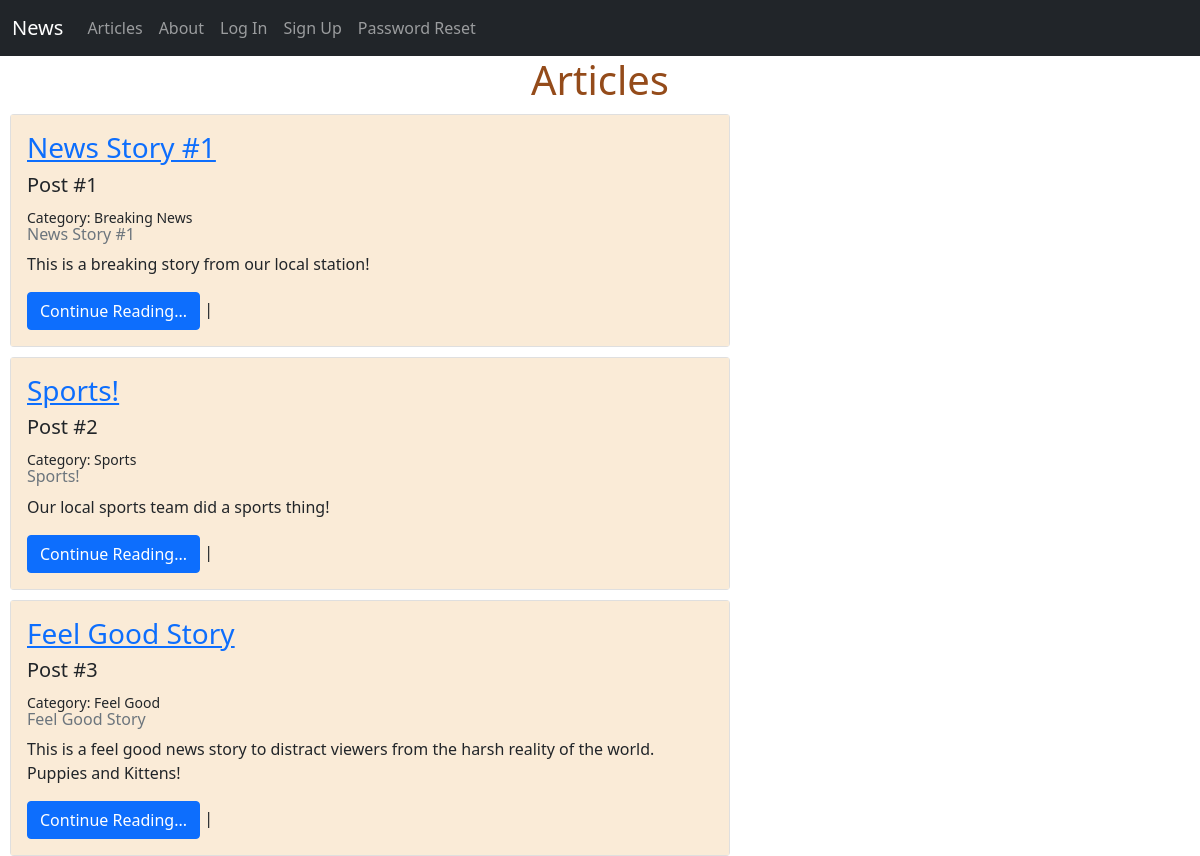
The app's page /articles/ with its own data.
### articles/models.py (models this page shows, shortened)
class Article(models.Model):
    title = models.CharField(max_length=128)
    author = models.ForeignKey(
        get_user_model(),
        on_delete=models.CASCADE
    )
    text = models.TextField()
    created_on = models.DateTimeField(auto_now_add=True)
    theme = models.ForeignKey(
        Theme,
        on_delete=models.CASCADE
    )

class Theme(models.Model):
    description = models.CharField(max_length=512)
    def __str__(self):
        return self.description

### articles/views.py (the view)
# urls.py: path('', ArticleListView.as_view(), name='article_list'),
class ArticleListView(ListView):
    template_name = "articles/list.html"
    model = Article

### templates/articles/list.html (shortened to what this page needs)
{% extends 'base.html' %}
{% block content %}
  <div class="article-container">
    <h1 class="article-header">Articles</h1>
    {% for article in article_list %}
    <div class="card" style="padding: 10; margin: 10px; width: 60%;">
      <div class="card-body">
       <h3>
        <a href="{% url 'article_detail' article.id %}">{{ article.title }}</a>
       </h3>
        <h5 class="card-title">Post #{{ article.id }}</h5>
        <small>Category: {{ article.theme  }}</small>
        <h6 class="card-subtitle mb-2 text-muted">{{ article.title }}</h6>
        <p class="card-text">{{ article.text|truncatechars:512 }}</p>
        <a href="{% url 'article_detail' article.id %}" class="btn btn-primary">Continue Reading...</a> |
      </div>
    </div>
  </div>
    {% endfor %}
{% endblock content %}

### static/css/base.css (style rules this page uses)
html { height: 100%; margin: 0; padding: 0; }
body { min-height: auto; margin: 0; padding: 0; }
.article-header { text-align: center; color: rgb(148, 75, 26); }
.card-body { background-color: antiquewhite; }

### records on screen
Article: title "News Story #1", id "1", theme "Breaking News", text "This is a breaking story from our local station!"
Article: title "Sports!", id "2", theme "Sports", text "Our local sports team did a sports thing!"
Article: title "Feel Good Story", id "3", theme "Feel Good", text "This is a feel good news story to distract viewers from the harsh reality of the world. Puppies and Kittens!"
